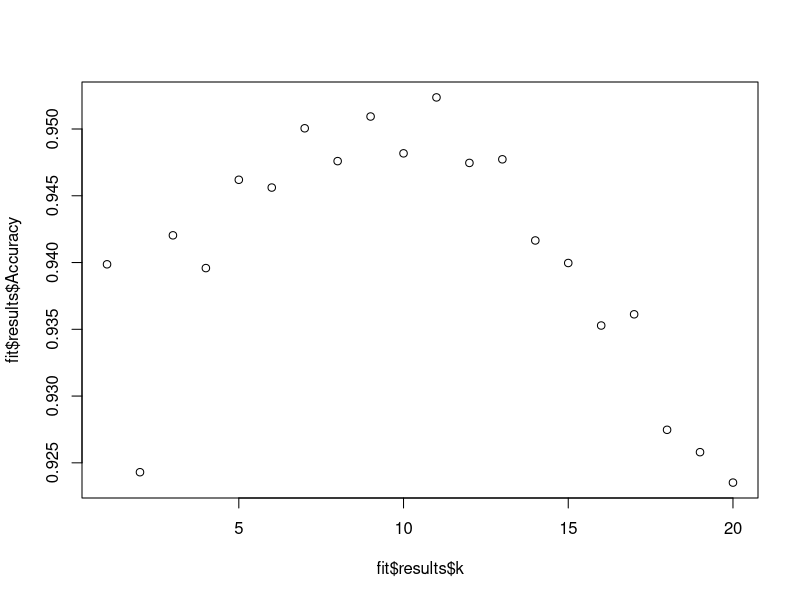

The R source for this figure:
## ---- chunk 1
set.seed(223) 
str(iris)
## ---- chunk 2
# create the train indices with createDataPartition
library(caret)
train.indices <- createDataPartition(iris$Species, p = 0.8)$Resample1
library(data.table)
iris.dt <- as.data.table(iris)
train <- iris.dt[train.indices, ]
# this doesn't work with data.frames, only data.tables
test <- iris.dt[-train.indices]
## ---- chunk 3
trControl <- trainControl(method  = "repeatedcv",
                          number  = 3,
                          repeats = 30)

fit <- train(Species ~ .,
             method     = 'knn',
             tuneGrid   = expand.grid(k = 1:20),
             trControl  = trControl,
             preProcess = c("center", "scale"),
             metric     = "Accuracy",
             data       = train)


print(fit)
## ---- chunk 4
plot(fit$results$k, fit$results$Accuracy)
## ---- chunk 5
# 7 or 8 for k seems to be best
preds <- predict(fit, test)
confusionMatrix(preds, test$Species)
